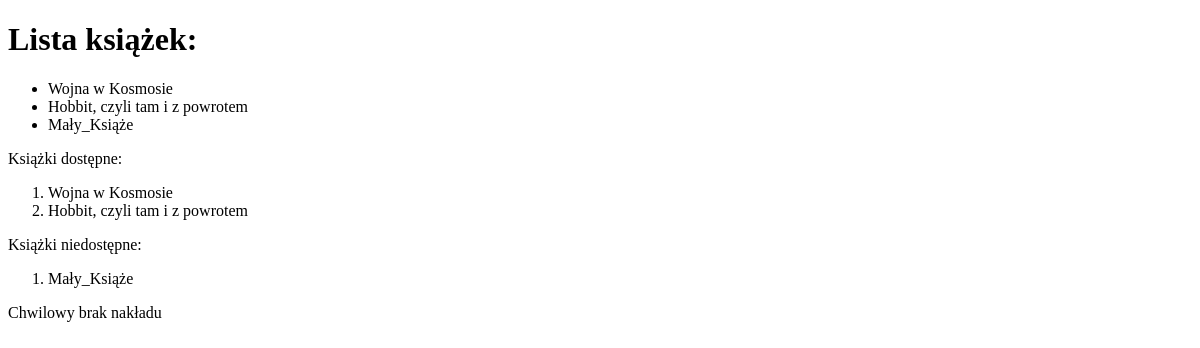
/books/, run on an earlier commit of the app's database.
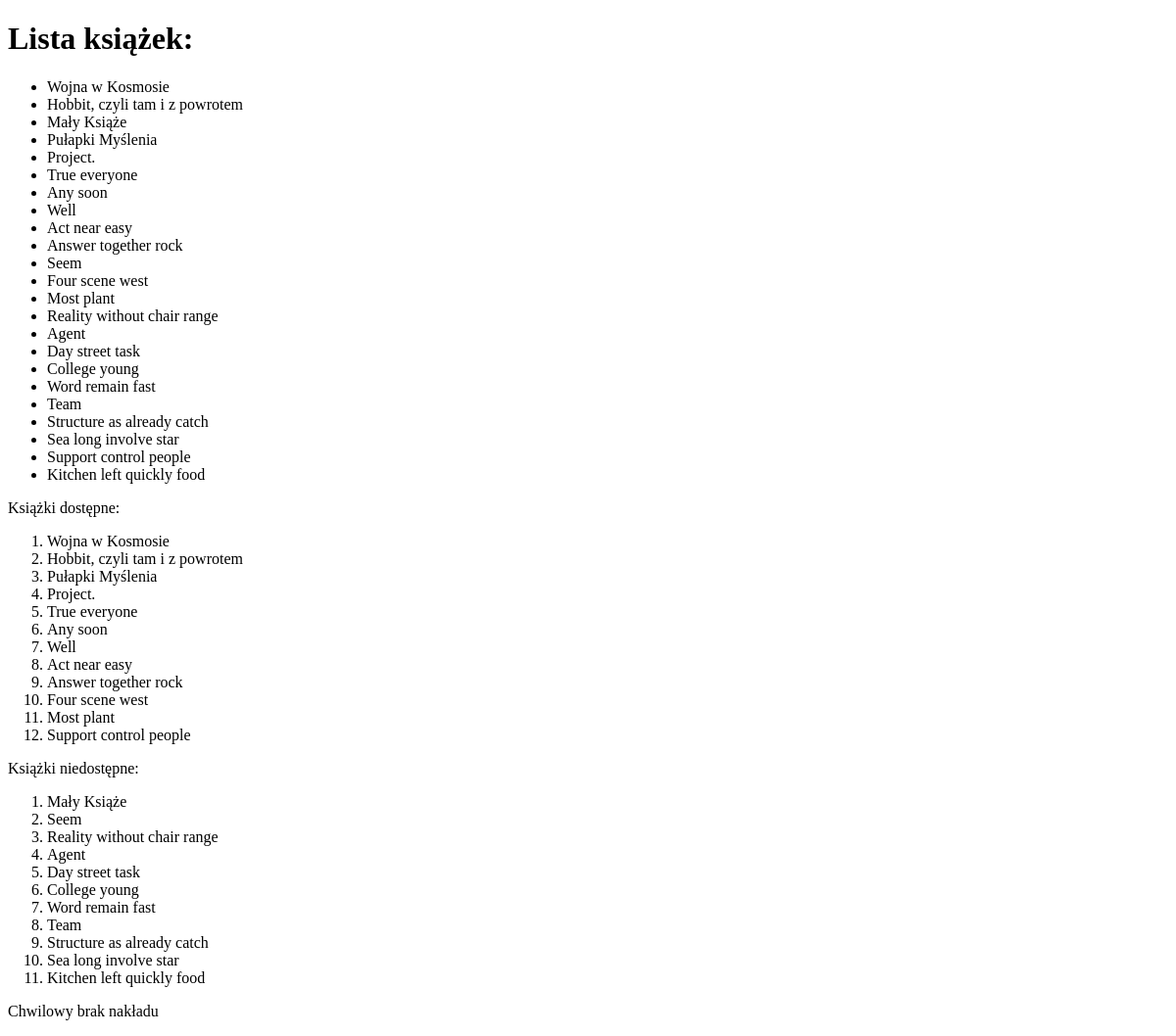
And on a later commit of the database.
### books/models.py (models this page shows, shortened)
class Book(models.Model):
  title = models.CharField(max_length=255)
  description = models.TextField(max_length=1500)
  available = models.BooleanField(default=True)
  publication_year = models.SmallIntegerField(help_text="Please use this format 'yyyy'", blank=True, null=True)
  author = models.CharField(max_length=255)
  created = models.DateTimeField(auto_now_add=True)

### books/views.py (the view)
# urls.py: path('', books_list),
def books_list(request):
  all_books = Book.objects.all()
  books = Book.objects
  context = {'books': all_books, 'unavilable_books': books.filter(available="0"), 'avilable_books': books.filter(available="1")}
  return render(request, 'books/store.html', context)

### books/templates/books/store.html (shortened to what this page needs)
<!DOCTYPE html>
<html lang="en">
  <head>
  </head>
  <body>
    <h1>Lista książek:</h1>
    <ul>
      {% for book in books %}
        <li>{{book.title}}</li>
      {% endfor %}
    </ul>
    <p>Książki dostępne:</p>
    <ol>
      {% for avilable_book in avilable_books %}
        <li>{{avilable_book.title}}</li>
      {% endfor %}
    </ol>
    <p>Książki niedostępne:</p>
    <ol>
      {% for unavilable_book in unavilable_books %}
        <li>{{unavilable_book.title}}</li>
      {% endfor %}
    </ol>
    <p>Chwilowy brak nakładu</p>
  </body>
</html>

What changed in the data, as far as the page shows it:
changed Book: title "Mały_Książe" → "Mały Książe"
added Book: title "Pułapki Myślenia"
added Book: title "Project."
added Book: title "True everyone"
added Book: title "Any soon"
added Book: title "Well"
added Book: title "Act near easy"
added Book: title "Answer together rock"
added Book: title "Seem"
added Book: title "Four scene west"
added Book: title "Most plant"
added Book: title "Reality without chair range"
added Book: title "Agent"
added Book: title "Day street task"
added Book: title "College young"
added Book: title "Word remain fast"
added Book: title "Team"
added Book: title "Structure as already catch"
added Book: title "Sea long involve star"
added Book: title "Support control people"
added Book: title "Kitchen left quickly food"
